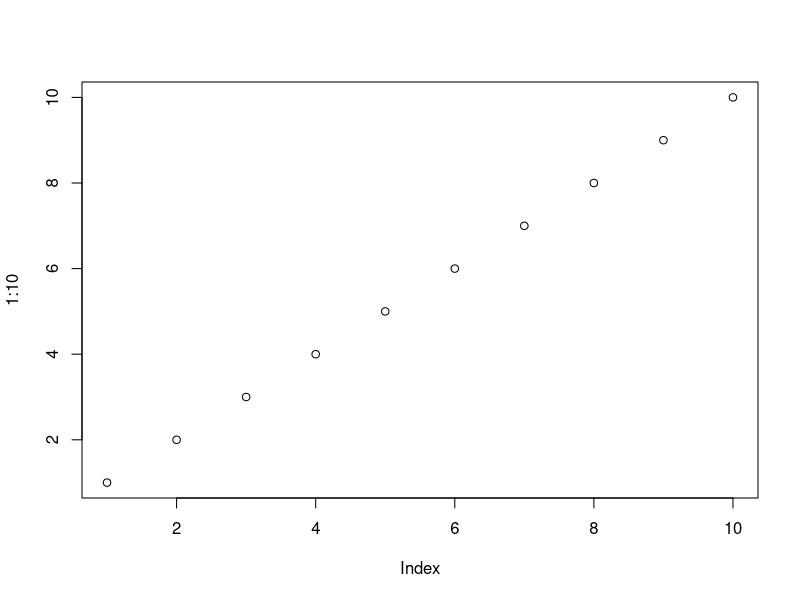
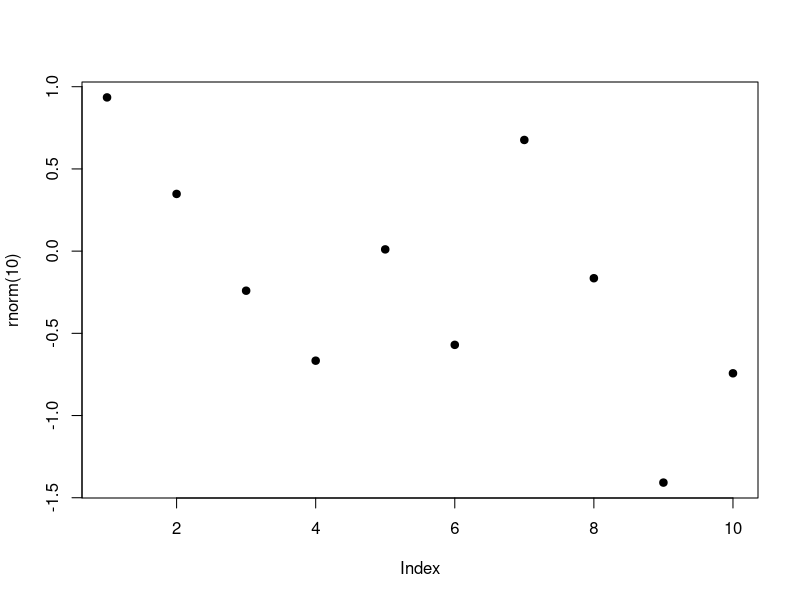

R code for these plots, in order:
## ---- chunk 1
plot(1:10)
plot(rnorm(10), pch=19)
